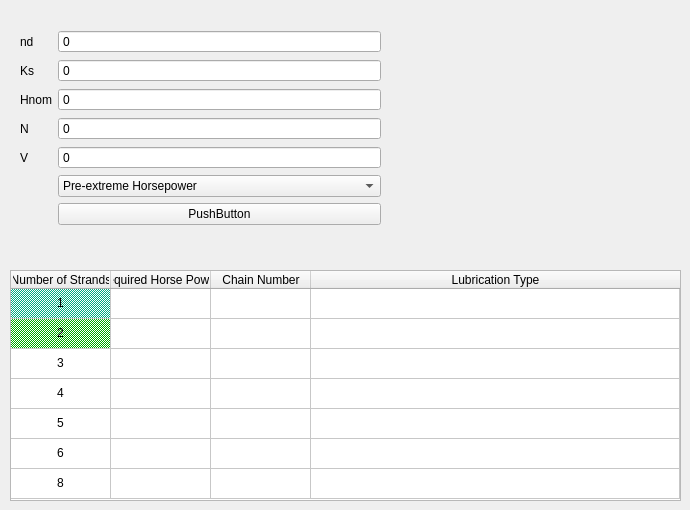
    <widget class="QWidget" name="Ha_roller_chain">
     <widget class="QWidget" name="formLayoutWidget_24">
      <property name="geometry">
       <rect>
        <x>20</x>
        <y>30</y>
        <width>361</width>
        <height>237</height>
       </rect>
      </property>
      <layout class="QFormLayout" name="formLayout_24">
       <item row="0" column="0">
        <widget class="QLabel" name="htext_109">
         <property name="text">
          <string>nd</string>
         </property>
        </widget>
       </item>
       <item row="0" column="1">
        <widget class="QDoubleSpinBox" name="DoubleSpinBox_70">
         <property name="buttonSymbols">
          <enum>QAbstractSpinBox::NoButtons</enum>
         </property>
         <property name="specialValueText">
          <string>0</string>
         </property>
         <property name="decimals">
          <number>3</number>
         </property>
         <property name="minimum">
          <double>-1000000000000.000000000000000</double>
         </property>
         <property name="maximum">
          <double>1000000000000.000000000000000</double>
         </property>
         <property name="value">
          <double>-1000000000000.000000000000000</double>
         </property>
        </widget>
       </item>
       <item row="1" column="0">
        <widget class="QLabel" name="htext_110">
         <property name="text">
          <string>Ks</string>
         </property>
        </widget>
       </item>
       <item row="1" column="1">
        <widget class="QDoubleSpinBox" name="DoubleSpinBox_71">
         <property name="buttonSymbols">
          <enum>QAbstractSpinBox::NoButtons</enum>
         </property>
         <property name="specialValueText">
          <string>0</string>
         </property>
         <property name="decimals">
          <number>3</number>
         </property>
         <property name="minimum">
          <double>-1000000000000.000000000000000</double>
         </property>
         <property name="maximum">
          <double>1000000000000.000000000000000</double>
         </property>
         <property name="value">
          <double>-1000000000000.000000000000000</double>
         </property>
        </widget>
       </item>
       <item row="2" column="0">
        <widget class="QLabel" name="htext_111">
         <property name="text">
          <string>Hnom</string>
         </property>
        </widget>
       </item>
       <item row="2" column="1">
        <widget class="QDoubleSpinBox" name="DoubleSpinBox_72">
         <property name="buttonSymbols">
          <enum>QAbstractSpinBox::NoButtons</enum>
         </property>
         <property name="specialValueText">
          <string>0</string>
         </property>
         <property name="decimals">
          <number>3</number>
         </property>
         <property name="minimum">
          <double>-1000000000000.000000000000000</double>
         </property>
         <property name="maximum">
          <double>1000000000000.000000000000000</double>
         </property>
         <property name="value">
          <double>-1000000000000.000000000000000</double>
         </property>
        </widget>
       </item>
       <item row="4" column="0">
        <widget class="QLabel" name="htext_112">
         <property name="text">
          <string>N</string>
         </property>
        </widget>
       </item>
       <item row="4" column="1">
        <widget class="QDoubleSpinBox" name="DoubleSpinBox_73">
         <property name="buttonSymbols">
          <enum>QAbstractSpinBox::NoButtons</enum>
         </property>
         <property name="specialValueText">
          <string>0</string>
         </property>
         <property name="decimals">
          <number>3</number>
         </property>
         <property name="minimum">
          <double>-1000000000000.000000000000000</double>
         </property>
         <property name="maximum">
          <double>1000000000000.000000000000000</double>
         </property>
         <property name="value">
          <double>-1000000000000.000000000000000</double>
         </property>
        </widget>
       </item>
       <item row="8" column="1">
        <widget class="QPushButton" name="pushButton_34">
         <property name="text">
          <string>PushButton</string>
         </property>
        </widget>
       </item>
       <item row="6" column="1">
        <widget class="QDoubleSpinBox" name="DoubleSpinBox_74">
         <property name="buttonSymbols">
          <enum>QAbstractSpinBox::NoButtons</enum>
         </property>
         <property name="specialValueText">
          <string>0</string>
         </property>
         <property name="decimals">
          <number>3</number>
         </property>
         <property name="minimum">
          <double>-1000000000000.000000000000000</double>
         </property>
         <property name="maximum">
          <double>1000000000000.000000000000000</double>
         </property>
         <property name="value">
          <double>-1000000000000.000000000000000</double>
         </property>
        </widget>
       </item>
       <item row="6" column="0">
        <widget class="QLabel" name="htext_113">
         <property name="text">
          <string>V</string>
         </property>
        </widget>
       </item>
       <item row="7" column="1">
        <widget class="QComboBox" name="comboBox">
         <item>
          <property name="text">
           <string>Pre-extreme Horsepower</string>
          </property>
         </item>
         <item>
          <property name="text">
           <string>Post-extreme Horsepower</string>
          </property>
         </item>
        </widget>
       </item>
      </layout>
     </widget>
     <widget class="QTableWidget" name="tableWidget_4">
      <property name="geometry">
       <rect>
        <x>10</x>
        <y>270</y>
        <width>671</width>
        <height>231</height>
       </rect>
      </property>
      <property name="verticalScrollBarPolicy">
       <enum>Qt::ScrollBarAlwaysOff</enum>
      </property>
      <property name="horizontalScrollBarPolicy">
       <enum>Qt::ScrollBarAlwaysOff</enum>
      </property>
      <property name="sizeAdjustPolicy">
       <enum>QAbstractScrollArea::AdjustToContents</enum>
      </property>
      <attribute name="horizontalHeaderStretchLastSection">
       <bool>true</bool>
      </attribute>
      <attribute name="verticalHeaderVisible">
       <bool>false</bool>
      </attribute>
      <attribute name="verticalHeaderStretchLastSection">
       <bool>false</bool>
      </attribute>
      <row>
       <property name="text">
        <string>1</string>
       </property>
       <property name="textAlignment">
        <set>AlignCenter</set>
       </property>
      </row>
      <row>
       <property name="text">
        <string>2</string>
       </property>
       <property name="textAlignment">
        <set>AlignCenter</set>
       </property>
      </row>
      <row>
       <property name="text">
        <string>3</string>
       </property>
      </row>
      <row>
       <property name="text">
        <string>4</string>
       </property>
      </row>
      <row>
       <property name="text">
        <string>5</string>
       </property>
      </row>
      <row>
       <property name="text">
        <string>6</string>
       </property>
      </row>
      <row>
       <property name="text">
        <string>8</string>
       </property>
      </row>
      <column>
       <property name="text">
        <string>Number of Strands</string>
       </property>
      </column>
      <column>
       <property name="text">
        <string>Required Horse Power </string>
       </property>
      </column>
      <column>
       <property name="text">
        <string>Chain Number</string>
       </property>
      </column>
      <column>
       <property name="text">
        <string>Lubrication Type</string>
       </property>
      </column>
      <item row="0" column="0">
       <property name="text">
        <string>1</string>
       </property>
       <property name="textAlignment">
        <set>AlignCenter</set>
       </property>
       <property name="background">
        <brush brushstyle="Dense4Pattern">
         <color alpha="255">
          <red>0</red>
          <green>170</green>
          <blue>127</blue>
         </color>
        </brush>
       </property>
      </item>
      <item row="0" column="1">
       <property name="text">
        <string/>
       </property>
       <property name="textAlignment">
        <set>AlignCenter</set>
       </property>
      </item>
      <item row="1" column="0">
       <property name="text">
        <string>2</string>
       </property>
       <property name="textAlignment">
        <set>AlignCenter</set>
       </property>
       <property name="background">
        <brush brushstyle="Dense4Pattern">
         <color alpha="255">
          <red>0</red>
          <green>170</green>
          <blue>0</blue>
         </color>
        </brush>
       </property>
      </item>
      <item row="1" column="1">
       <property name="text">
        <string/>
       </property>
       <property name="textAlignment">
        <set>AlignCenter</set>
       </property>
      </item>
      <item row="2" column="0">
       <property name="text">
        <string>3</string>
       </property>
       <property name="textAlignment">
        <set>AlignCenter</set>
       </property>
      </item>
      <item row="2" column="1">
       <property name="text">
        <string/>
       </property>
       <property name="textAlignment">
        <set>AlignCenter</set>
       </property>
      </item>
      <item row="3" column="0">
       <property name="text">
        <string>4</string>
       </property>
       <property name="textAlignment">
        <set>AlignCenter</set>
       </property>
      </item>
      <item row="3" column="1">
       <property name="text">
        <string/>
       </property>
       <property name="textAlignment">
        <set>AlignCenter</set>
       </property>
      </item>
      <item row="4" column="0">
       <property name="text">
        <string>5</string>
       </property>
       <property name="textAlignment">
        <set>AlignCenter</set>
       </property>
      </item>
      <item row="4" column="1">
       <property name="text">
        <string/>
       </property>
       <property name="textAlignment">
        <set>AlignCenter</set>
       </property>
      </item>
      <item row="5" column="0">
       <property name="text">
        <string>6</string>
       </property>
       <property name="textAlignment">
        <set>AlignCenter</set>
       </property>
      </item>
      <item row="5" column="1">
       <property name="text">
        <string/>
       </property>
       <property name="textAlignment">
        <set>AlignCenter</set>
       </property>
      </item>
      <item row="6" column="0">
       <property name="text">
        <string>8</string>
       </property>
       <property name="textAlignment">
        <set>AlignCenter</set>
       </property>
      </item>
      <item row="6" column="1">
       <property name="text">
        <string/>
       </property>
       <property name="textAlignment">
        <set>AlignCenter</set>
       </property>
      </item>
     </widget>
    </widget>
